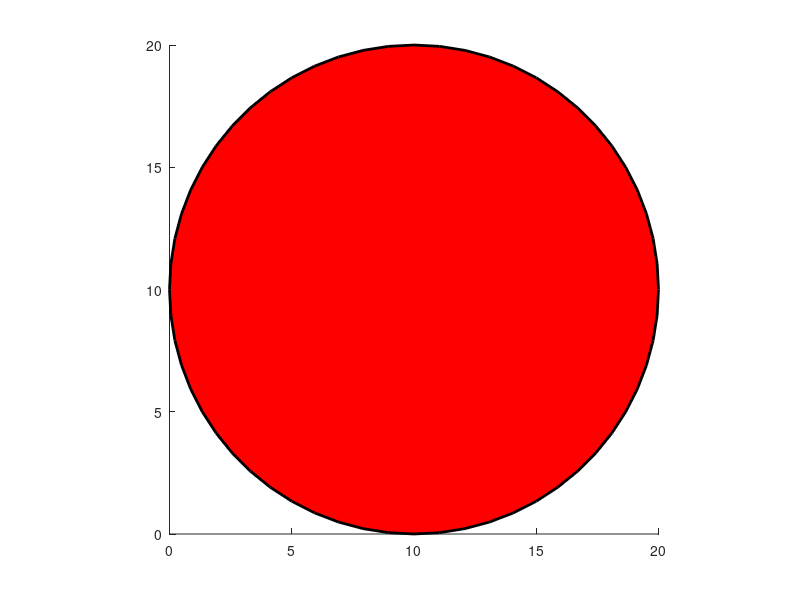

Write the MATLAB code that produced this figure.
%  freaks

x=0;y=0;w=20;h=20;
%property, value
rectangle('Position',[x,y,w,h],...
    'FaceColor','red',...
    'LineWidth',2,...
    'Curvature',[1 1]);
axis square